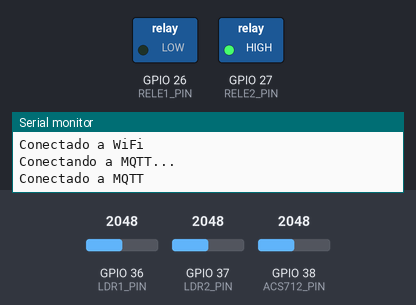
This program was run on a simulated ESP32. On the bench: switched loads named in the program (green lamp = pin HIGH), the last lines printed to the serial monitor. Inputs (shaded band) come from the test bench; at power-on: GPIO 36 (LDR1_PIN) = 2048, GPIO 37 (LDR2_PIN) = 2048, GPIO 38 (ACS712_PIN) = 2048. WiFi joins after 1.5 s; servers stay silent unless stated; no MQTT or app messages arrive unless stated.

Above: at 1.6 s.
At 96.6 s:
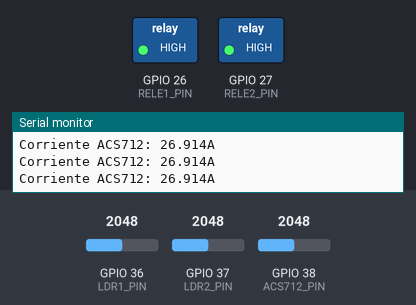
Timing chart, 0 to 98.1 s (numbered marks = the images above):
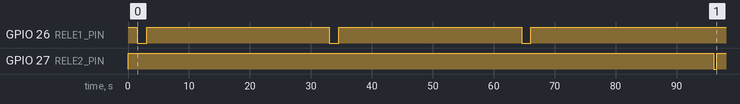

Measured:
- by itself, GPIO 26 (RELE1_PIN): alternates HIGH for 30.0 s and LOW for 1.5 s, 6 changes in all, then stays HIGH
- by itself, GPIO 27 (RELE2_PIN): HIGH → LOW at 96.1 s, → HIGH 0.50 s later

The program:

main.cpp
```cpp
#include <Arduino.h>
#include <WiFi.h>
#include <PubSubClient.h>
#include <Wire.h>    // Librería para la comunicación I2C (para el reloj y otros dispositivos)

#define RELE1_PIN 26  // Pin para el rele1
#define RELE2_PIN 27  // Pin para el rele2
#define LDR1_PIN A0   // Pin analógico para el primer módulo LDR
#define LDR2_PIN A1   // Pin analógico para el segundo módulo LDR
#define ACS712_PIN A2 // Pin analógico para el sensor ACS712

#define CICLOS_TOTALES_RELE1 3
#define DURACION_RELE1 1000  // 1 segundo
#define INTERVALO_ENTRE_CICLOS_RELE1 30000  // 30 segundos en milisegundos

#define CICLOS_TOTALES_RELE2 8
#define DURACION_RELE2 500  // 500 milisegundos
#define INTERVALO_ENTRE_CICLOS_RELE2 240000  // 4 minutos en milisegundos

#define TIEMPO_TOTAL_ESPERA 43200000  // 12 horas en milisegundos

const char* ssid = "tuSSID";
const char* password = "tuContraseña";
const char* mqtt_server = "tuIP";
const int mqtt_port = 1883;
const char* mqtt_user = "tuUsuario";
const char* mqtt_password = "tuContraseña";

WiFiClient espClient;
PubSubClient client(espClient);

float Sensibilidad = 0.139;  // Sensibilidad en V/A para nuestro sensor ACS712
float offset = 0.100;  // Equivale a la amplitud del ruido

float get_corriente();  // Declaración de la función

int cicloActualRele1 = 0;
int cicloActualRele2 = 0;
unsigned long tiempoInicio;

void setup() {
  Serial.begin(9600);
  pinMode(RELE1_PIN, OUTPUT);
  pinMode(RELE2_PIN, OUTPUT);

  // Inicialmente, apagar ambos relés
  digitalWrite(RELE1_PIN, HIGH);
  digitalWrite(RELE2_PIN, HIGH);

  // Inicializar WiFi
  WiFi.begin(ssid, password);
  while (WiFi.status() != WL_CONNECTED) {
    delay(500);
    Serial.println("Conectando a WiFi...");
  }
  Serial.println("Conectado a WiFi");

  // Inicializar conexión MQTT
  client.setServer(mqtt_server, mqtt_port);
  while (!client.connected()) {
    Serial.println("Conectando a MQTT...");
    if (client.connect("ESP32Client", mqtt_user, mqtt_password)) {
      Serial.println("Conectado a MQTT");
    } else {
      delay(500);
    }
  }

  // Inicializar el módulo de reloj (supongamos que se inicializa aquí)

  // Guardar el tiempo de inicio
  tiempoInicio = millis();
}

void loop() {
  unsigned long tiempoActual = millis();

  if (cicloActualRele1 < CICLOS_TOTALES_RELE1) {
    // Ciclo activando el rele1
    digitalWrite(RELE1_PIN, LOW);

    // Medir corriente y mostrar resultados
    float corriente = get_corriente();
    Serial.print("Corriente ACS712: ");
    Serial.print(corriente, 3);
    Serial.println("A");

    // Publicar lectura en MQTT
    client.publish("corriente_acs712", String(corriente).c_str());

    // Publicar lectura de LDRs en MQTT
    int ldr1Value = analogRead(LDR1_PIN);
    int ldr2Value = analogRead(LDR2_PIN);
    client.publish("ldr1_value", String(ldr1Value).c_str());
    client.publish("ldr2_value", String(ldr2Value).c_str());

    delay(DURACION_RELE1);
    digitalWrite(RELE1_PIN, HIGH);

    // Esperar el intervalo entre ciclos
    delay(INTERVALO_ENTRE_CICLOS_RELE1);

    cicloActualRele1++;
  } else if (cicloActualRele2 < CICLOS_TOTALES_RELE2) {
    // Ciclo activando el rele2
    digitalWrite(RELE2_PIN, LOW);
    delay(DURACION_RELE2);
    digitalWrite(RELE2_PIN, HIGH);

    // Medir corriente y mostrar resultados
    float corriente = get_corriente();
    Serial.print("Corriente ACS712: ");
    Serial.print(corriente, 3);
    Serial.println("A");

    // Publicar lectura en MQTT
    client.publish("corriente_acs712", String(corriente).c_str());

    // Publicar lectura de LDRs en MQTT
    int ldr1Value = analogRead(LDR1_PIN);
    int ldr2Value = analogRead(LDR2_PIN);
    client.publish("ldr1_value", String(ldr1Value).c_str());
    client.publish("ldr2_value", String(ldr2Value).c_str());

    // Esperar el intervalo entre ciclos
    delay(INTERVALO_ENTRE_CICLOS_RELE2);

    cicloActualRele2++;
  } else {
    // Apagar ambos relés
    digitalWrite(RELE1_PIN, HIGH);
    digitalWrite(RELE2_PIN, HIGH);

    // Esperar hasta que se reinicie el sistema o realice alguna otra acción
    if (tiempoActual - tiempoInicio >= TIEMPO_TOTAL_ESPERA) {
      // Reiniciar el conteo de ciclos y el tiempo de inicio
      cicloActualRele1 = 0;
      cicloActualRele2 = 0;
      tiempoInicio = tiempoActual;
    }
  }
}

float get_corriente() {
  float voltajeSensor;
  float corriente = 0;
  long tiempo = millis();
  float Imax = 0;
  float Imin = 0;
  while (millis() - tiempo < 500)  // realizamos mediciones durante 0.5 segundos
  {
    voltajeSensor = analogRead(ACS712_PIN) * (5.0 / 1023.0);  // lectura del sensor ACS712
    corriente = 0.9 * corriente + 0.1 * ((voltajeSensor - 2.5) / Sensibilidad);  // Ecuación  para obtener la corriente
    if (corriente > Imax) Imax = corriente;
    if (corriente < Imin) Imin = corriente;
  }
  return (((Imax - Imin) / 2) - offset);
}
```
